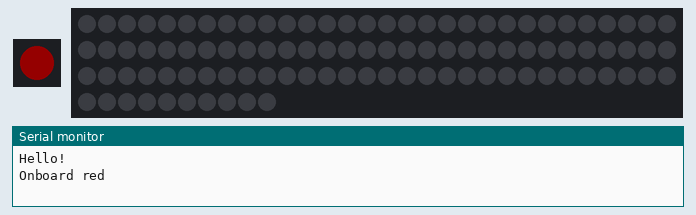
The program below on a simulated ESP32-S3. On the bench: 1 RGB LEDs in strip order, left to right, 100 RGB LEDs in strip order, left to right, continuing on the next row, the last lines printed to the serial monitor. Dim RGB values are drawn brighter than linear.

Above: at 0.1 s.
At 1.1 s:
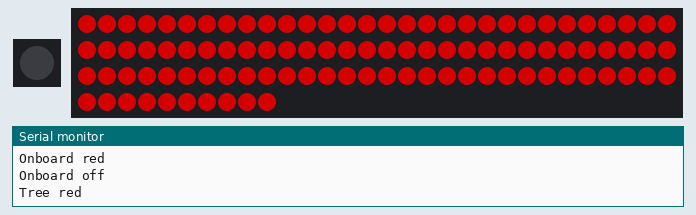
At 1.6 s:
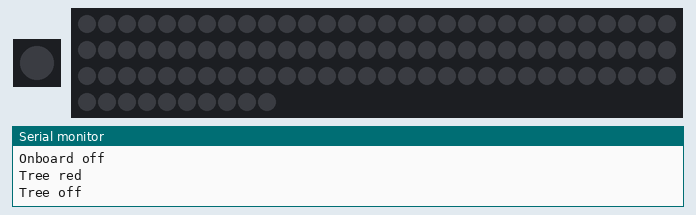
At 10.56 s:
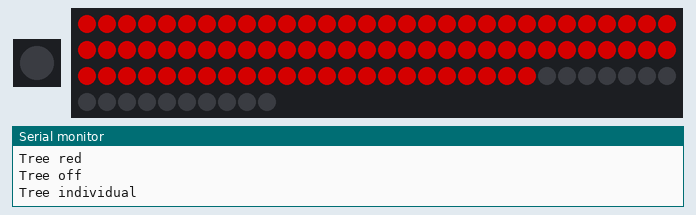
Timing chart, 0 to 39.0 s (numbered marks = the images above):
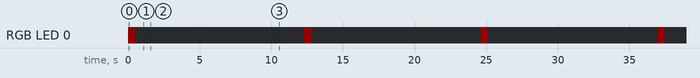

The program:

main.cpp
```cpp
// #include <Arduino.h>
#include <Adafruit_NeoPixel.h>
#include <WiFi.h>

#define ONBOARD_NUMPIXELS        1
#define ONBOARD_NEOPIXEL_PIN     PIN_NEOPIXEL
Adafruit_NeoPixel onboard_pixels(
  ONBOARD_NUMPIXELS,
  ONBOARD_NEOPIXEL_PIN,
  NEO_GRB + NEO_KHZ800
);

#define TREE_NUMPIXELS        100
#define TREE_NEOPIXEL_PIN     A3
Adafruit_NeoPixel tree_pixels(
    TREE_NUMPIXELS,
    TREE_NEOPIXEL_PIN,
    NEO_GRB + NEO_KHZ800
);

void setup() {
  Serial.begin(115200);
  onboard_pixels.begin();
  onboard_pixels.setBrightness(20);

  tree_pixels.begin();
  tree_pixels.setBrightness(128);
}

void loop() {
  // say hi
  Serial.println("Hello!");

  // set color to red
  Serial.println("Onboard red");
  onboard_pixels.fill(0xFF0000);
  onboard_pixels.show();
  delay(500); // wait half a second

  // turn off
  Serial.println("Onboard off");
  onboard_pixels.fill(0x000000);
  onboard_pixels.show();
  delay(500); // wait half a second
              //
  // set color to red
  Serial.println("Tree red");
  tree_pixels.fill(0xFF0000);
  tree_pixels.show();
  delay(500); // wait half a second

  // turn off
  Serial.println("Tree off");
  tree_pixels.fill(0x000000);
  tree_pixels.show();
  delay(500); // wait half a second

  Serial.println("Tree individual");
  for(int i=0; i<tree_pixels.numPixels(); i++) {
    tree_pixels.setPixelColor(i, 0xFF0000);
    tree_pixels.show();
    delay(100);
  }

  Serial.println("Tree off");
  tree_pixels.fill(0x000000);
  tree_pixels.show();
}
```

Measured:
- by itself, RGB LED 0: alternates RGB(20, 0, 0) for 0.50 s and off for 11.8 s
- by itself, everything shown: repeats every 12.3 s, in 54 steps
- what the display in image 1 shows lasts 0.5 s, from 1.0 s to 1.5 s
